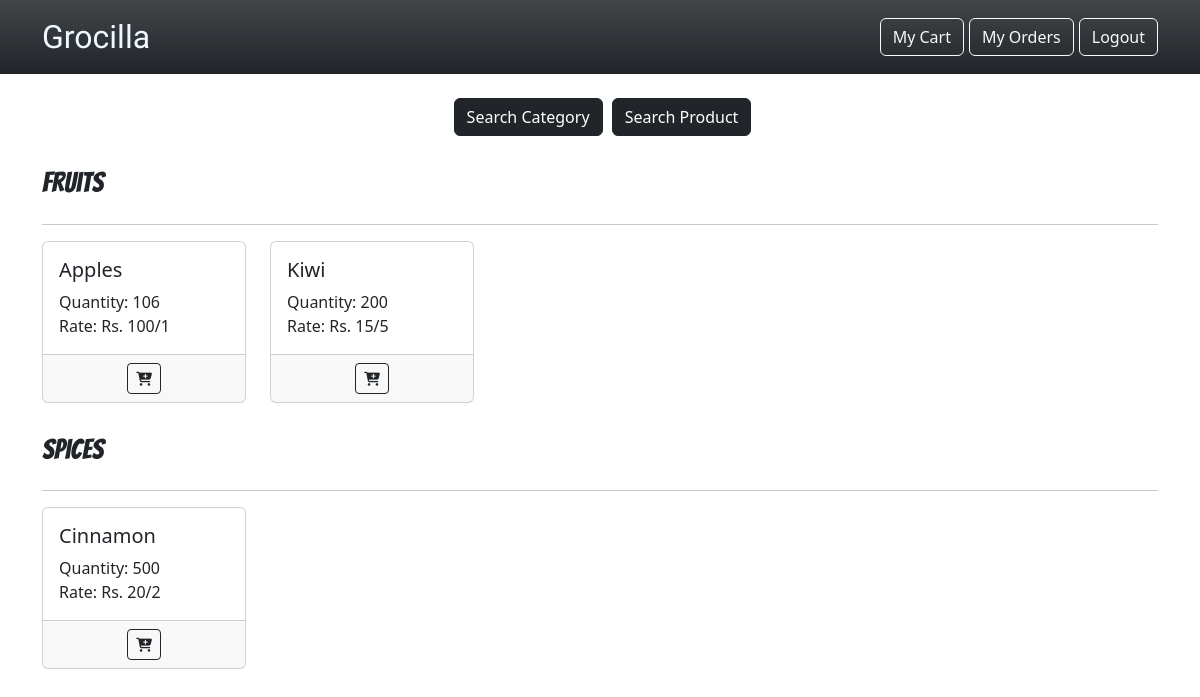
Before: / (signed in) with the older database file.
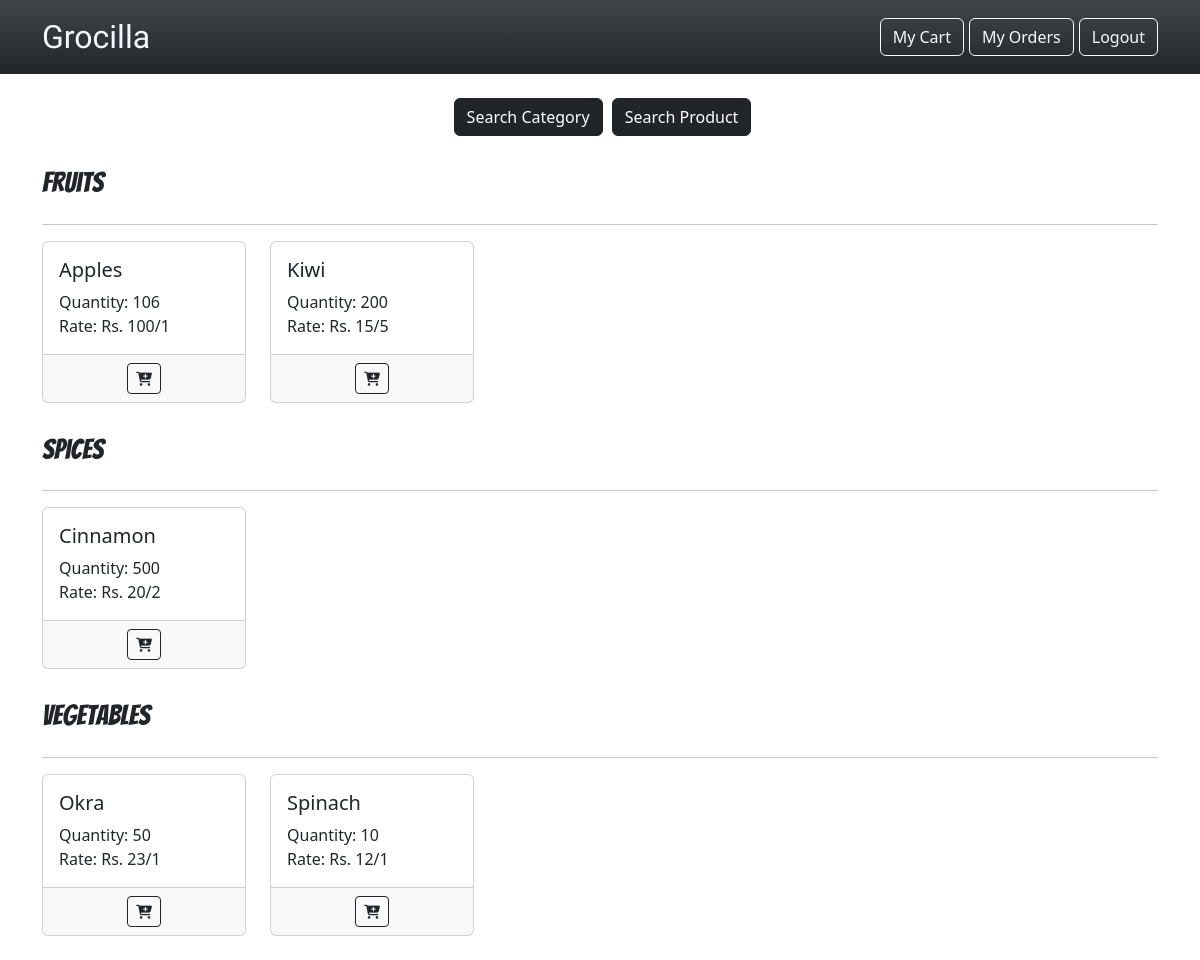
After: the same page with the newer database file.
### webapp/models.py (models this page shows)
class Category(db.Model):
    __tablename__ = "categories"
    cid = db.Column(db.Integer, primary_key = True)
    cname = db.Column(db.String(150), unique=True)
    products = db.relationship("Product", backref = "category", cascade = "all, delete", passive_deletes = True)

class Product(db.Model):
    __tablename__ = "products"
    pid = db.Column(db.Integer, primary_key = True)
    pname = db.Column(db.String(50), unique=True)
    manf_date = db.Column(db.Date)
    exp_date = db.Column(db.Date)
    unit = db.Column(db.String(10))
    rateperunit = db.Column(db.Integer)
    quantity = db.Column(db.Integer)
    category_id = db.Column(db.Integer, db.ForeignKey("categories.cid", ondelete = "CASCADE"))

### webapp/views.py (the view)
@views.route("/")
@user_required
@login_required
def user_dashboard():
    categories = Category.query.all()
    products = Product.query.all()
    return render_template("user_dashboard.html", user=current_user, categories = categories, products = products)

### webapp/views.py (called while the page is built)
def user_required(func):
    @wraps(func)
    def decorated_function(*args, **kwargs):
        if not current_user.is_authenticated:
            if current_user.role != 'user':
                flash('You need to be logged in as a user to access this page!', category='error')
                return redirect(url_for('auth.user_login'))
        return func(*args, **kwargs)
    return decorated_function

### webapp/templates/user_dashboard.html (shortened to what this page needs)
{% extends "user_base.html" %}
{% block body %}
<div class="text-center my-4" >
    <button class="btn btn-dark" style="margin-left: 5px" data-bs-toggle="modal" data-bs-target="#SearchCategoryModal">Search Category</button>
    <button class="btn btn-dark" style="margin-left: 5px" data-bs-toggle="modal" data-bs-target="#SearchProductModal">Search Product</button>
</div>
    {% for category in categories %}
    <div class="container mb-4">
        <div class="row">
            <h5 class="col-3" style="margin-top: 6px; font-family: 'Bangers';font-size: 28px;">{{ category["cname"] }}</h5>
        </div>
        <hr>
        <div class="row row-cols-2 row-cols-md-3 row-cols-lg-5  g-4">
            {% for product in products %}
            {% if product.category["cid"] == category["cid"] %}
            <div class="col">
                <div class="card h-100">
                <div class="card-body">
                    <h5 class="card-title">{{ product['pname'] }}</h5>
                    Quantity: {{ product['quantity'] }} <br>
                    Rate: Rs. {{ product['rateperunit'] }}/{{ product['unit'] }}
                </div>
                <div class="card-footer d-flex justify-content-center">
                    {% if product['quantity']>0 %}
                    <button class="btn btn-outline-dark btn-sm mx-2" type="button" data-bs-toggle="modal" data-bs-target="#{{ product['pid'] }}AddToCartModal"><i class="fa-solid fa-cart-plus"></i></button>
                    {% else %}
                    <button class="btn btn-outline-dark btn-sm mx-2 " type="button" disabled>Out Of Stock</button>
                    {% endif %}
                </div>
                </div>
            </div>
            {% endif %}
            {% endfor %}
        </div>
    </div>
    {% endfor %}
{% endblock body %}

### webapp/templates/user_base.html (shortened to what this page needs)
<!DOCTYPE html>
<html lang="en">
<head>
    <link href="https://cdn.jsdelivr.net/npm/bootstrap@5.3.0/dist/css/bootstrap.min.css" rel="stylesheet">
    <link rel="stylesheet" href="https://cdnjs.cloudflare.com/ajax/libs/font-awesome/6.4.0/css/all.min.css" />
</head>
<body>
    <nav class="navbar navbar-expand-lg bg-dark sticky-top bg-gradient">
        <div class="container">
            <a class="navbar-brand" href="/" style="font-family: 'Bagel Fat One';font-size: 32px; color: aliceblue;">Grocilla</a>
            <div class="collapse navbar-collapse" id="navbarSupportedContent">
                <div class="navbar-nav ms-auto mb-2 mb-lg-0">
                    <a href="/user_bookings" class="btn btn-outline-light" style="margin-left: 5px">My Cart</a>
                    <a href="/user_orders" class="btn btn-outline-light" style="margin-left: 5px">My Orders</a>
                    <a href="/logout" class="btn btn-outline-light" style="margin-left: 5px">Logout</a>
                </div>
            </div>
        </div>
    </nav>
    {% block body %} {% endblock %}
</body>
</html>

Changed rows visible on the page:
added Category: cname "Vegetables"
added Product: pname "Okra", quantity "50", rateperunit "23", unit "1", shown under "Vegetables"
added Product: pname "Spinach", quantity "10", rateperunit "12", unit "1", shown under "Vegetables"
